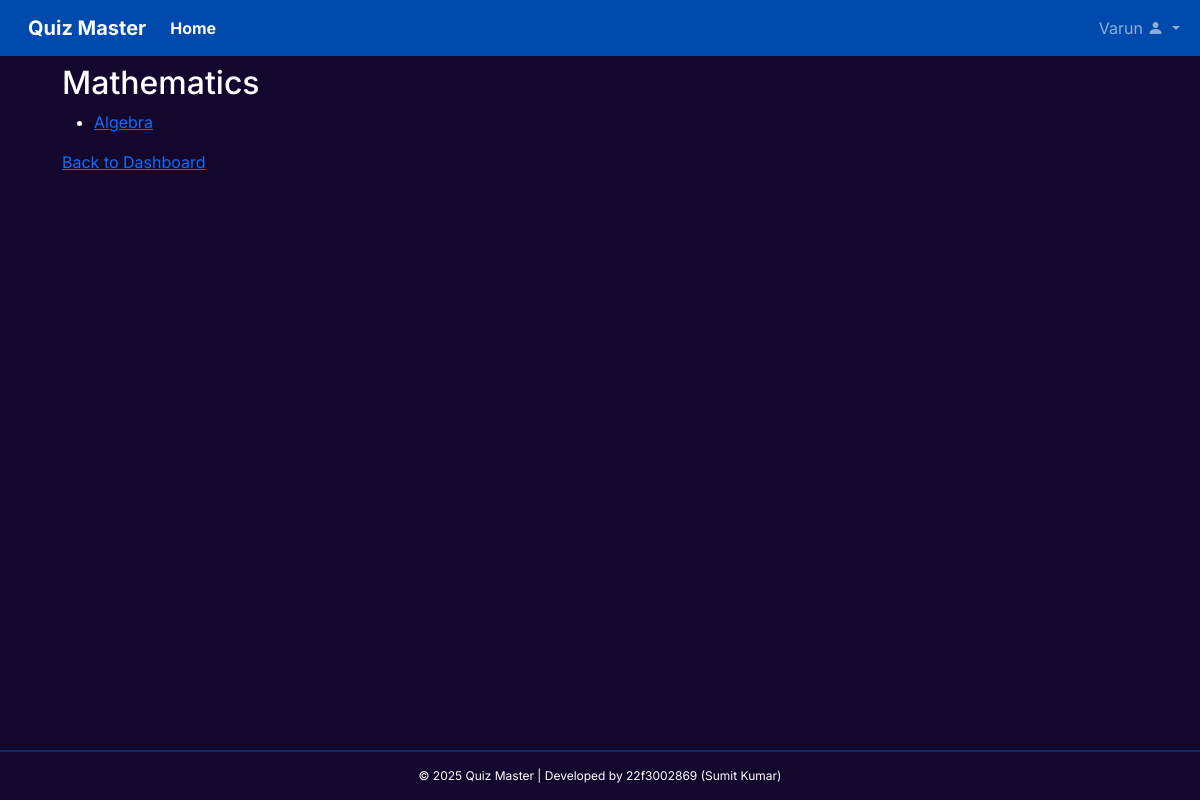
The app's page /user/subject/1 (signed in) with its own data.
### models/model.py (models this page shows, shortened)
class User(db.Model, UserMixin):
    __tablename__ = "users"
    id = db.Column(db.Integer, primary_key=True, autoincrement=True)
    username = db.Column(db.String, unique=True, nullable=False)
    email = db.Column(db.String, unique=True, nullable=False)
    password = db.Column(db.String, nullable=False)
    full_name = db.Column(db.String, nullable=False)
    qualification = db.Column(db.String, nullable=False)
    dob = db.Column(db.Date, nullable=False)
    role = db.Column(db.String, nullable=False)  # Role: "student" or "admin"
    is_active = db.Column(db.Boolean, default=True)
    date_created = db.Column(db.DateTime, default=datetime.utcnow)
    is_admin = db.Column(db.Boolean, default=False)
    scores = db.relationship("Score", back_populates="user", cascade="all, delete-orphan", passive_deletes=True)
    answers = db.relationship("UserAnswer", back_populates="user", cascade="all, delete-orphan", passive_deletes=True)

class Subject(db.Model):
    __tablename__ = "subjects"
    id = db.Column(db.Integer, primary_key=True, autoincrement=True)
    name = db.Column(db.String, unique=True, nullable=False)
    description = db.Column(db.String)
    chapters = db.relationship("Chapter", back_populates="subject", cascade="all, delete-orphan", passive_deletes=True)
    quizzes = db.relationship("Quiz", back_populates="subject", cascade="all, delete-orphan", passive_deletes=True)

class Chapter(db.Model):
    __tablename__ = "chapters"
    id = db.Column(db.Integer, primary_key=True, autoincrement=True)
    name = db.Column(db.String, nullable=False)
    description = db.Column(db.String)
    subject_id = db.Column(db.Integer, db.ForeignKey("subjects.id", ondelete="CASCADE"), nullable=False)
    subject = db.relationship("Subject", back_populates="chapters")
    quizzes = db.relationship(
        "Quiz",
        back_populates="chapter",
        cascade="all, delete-orphan",
        passive_deletes=True
    )

### controllers/user.py (the view)
@user_bp.route("/user/subject/<int:subject_id>")
@login_required
def subject_view(subject_id):
    conn = get_db_connection()
    subject = conn.execute("SELECT id, name FROM subjects WHERE id = ?", (subject_id,)).fetchone()
    if not subject:
        flash("Subject not found!", "danger")
        return redirect(url_for("user.user_dashboard"))
    chapters = conn.execute("SELECT id, name FROM chapters WHERE subject_id = ?", (subject_id,)).fetchall()
    conn.close()
    return render_template("user/subject_view.html", user=current_user, subject=subject, chapters=chapters)

### app.py (called while the page is built)
@login_manager.user_loader
def load_user(user_id):
    admin = Admin.query.get(int(user_id))
    if admin:
        return admin  # ✅ If it's an admin, return admin
    return User.query.get(int(user_id))  # ✅ Otherwise, return user

### controllers/admin.py (called while the page is built)
@app.before_request
def restrict_admin_routes():
    if request.endpoint == "admin_login":
        return  # Allow access to admin login page
    if request.endpoint and request.endpoint.startswith("admin_"):
        if not current_user.is_authenticated or session.get("role") != "admin":
            flash("Unauthorized Access!", "danger")
            return redirect(url_for("admin_login"))

### controllers/user.py (called while the page is built)
@app.before_request
def restrict_user_routes():
    if request.endpoint in ["user.loginUser", "admin_login"]:
        return
    if request.endpoint and request.endpoint.startswith("user_"):
        if not current_user.is_authenticated or session.get("role") != "user":
            flash("Unauthorized Access!", "danger")
            return redirect(url_for("user.loginUser"))

def get_db_connection():
    conn = sqlite3.connect("database/quiz_master.sqlite3")
    conn.row_factory = sqlite3.Row
    return conn

### templates/user/subject_view.html
{% extends "dashboard/basedashboard.html" %}
{% block content %}
<h2>{{ subject.name }}</h2>
{% if chapters %}
    <ul>
        {% for chapter in chapters %}
            <li><a href="{{ url_for('user.chapter_view', chapter_id=chapter.id) }}">{{ chapter.name }}</a></li>
        {% endfor %}
    </ul>
{% else %}
    <p>No chapters found for this subject.</p>
{% endif %}
<a href="{{ url_for('user.user_dashboard') }}">Back to Dashboard</a>
{% endblock %}

### templates/dashboard/basedashboard.html (shortened to what this page needs)
<!DOCTYPE html>
<html lang="en">
<head>
  {% block head %}
  <link rel="stylesheet" href="/static/css/bootstrap.min.css" />
  <link rel="stylesheet" href="/static/css/dataTables.bootstrap5.min.css"/>
  <link rel="stylesheet" href="/static/css/dashboardstyle.css" />
  <link rel="stylesheet" href="https://cdn.jsdelivr.net/npm/bootstrap-icons/font/bootstrap-icons.css">
  {% endblock %}
</head>
<body style="background-color: #13072e; color: white;">
  <nav class="navbar navbar-expand-lg navbar-dark bg_primary fixed-top" style="background-color: #004aad !important;">
    <div class="container-fluid">
      <a class="navbar-brand ms-3 fw-bold text-light" href="#">Quiz Master</a>
      <ul class="navbar-nav">
        <li class="nav-item">
          <a class="nav-link fw-bold text-light"
             href="{% if current_user.is_authenticated and current_user.is_admin %}/admin/dashboard{% elif current_user.is_authenticated %}/user_dashboard{% else %}/{% endif %}">
            Home
          </a>
        </li>
      </ul>
      <div class="collapse navbar-collapse" id="topNavBar">
        <ul class="navbar-nav ms-auto">
            <li class="nav-item dropdown">
                <a class="nav-link dropdown-toggle" href="#" id="userDropdown" role="button"
                  data-bs-toggle="dropdown" aria-expanded="false">
                  {% if current_user.is_admin %}
                      <span>Admin</span>
                  {% elif current_user.is_authenticated %}
                      <span>{{ current_user.username }}</span>
                  {% else %}
                      <span>Guest</span>
                  {% endif %}
                  <i class="bi bi-person-fill"></i>
                </a>
            </li>
        </ul>
      </div>
    </div>
  </nav>
  <main class="mt-5 pt-3" style="margin-left: 50px; margin-right: 50px;">
    <div class="container-fluid">
      {% block content %}
      {% endblock %}
    </div>
  </main>
<footer style="
    position: fixed;
    bottom: 0;
    left: 0;
    right: 0;
    width: 100vw;
    background-color: #13072e;
    color: white;
    text-align: center;
    padding: 15px;
    font-size: 12px;
    margin: 0;
    border-top: 2px solid #002d6b;">
    &copy; 2025 Quiz Master | Developed by 22f3002869 (Sumit Kumar)
</footer>
</body>
</html>

### static/css/dashboardstyle.css (style rules this page uses)
body, button { font-family: "Inter", sans-serif; }
footer { position: fixed; bottom: 0; left: 0; width: 100%; background-color: #343a40; color: white; text-align: center; padding: 10px 0; z-index: 1030; }
main { margin-bottom: 56px; }
:root { --offcanvas-width: 270px; --topNavbarHeight: 56px; }
@media (min-width: 992px) { body { overflow: auto !important; } }
@media (min-width: 992px) { main { margin-left: var(--offcanvas-width); } }
@media (min-width: 992px) { footer { margin-left: var(--offcanvas-width); width: calc(100% - var(--offcanvas-width)); } }

### records on screen
User: username "Varun"
Subject: name "Mathematics"
Chapter: name "Algebra"
